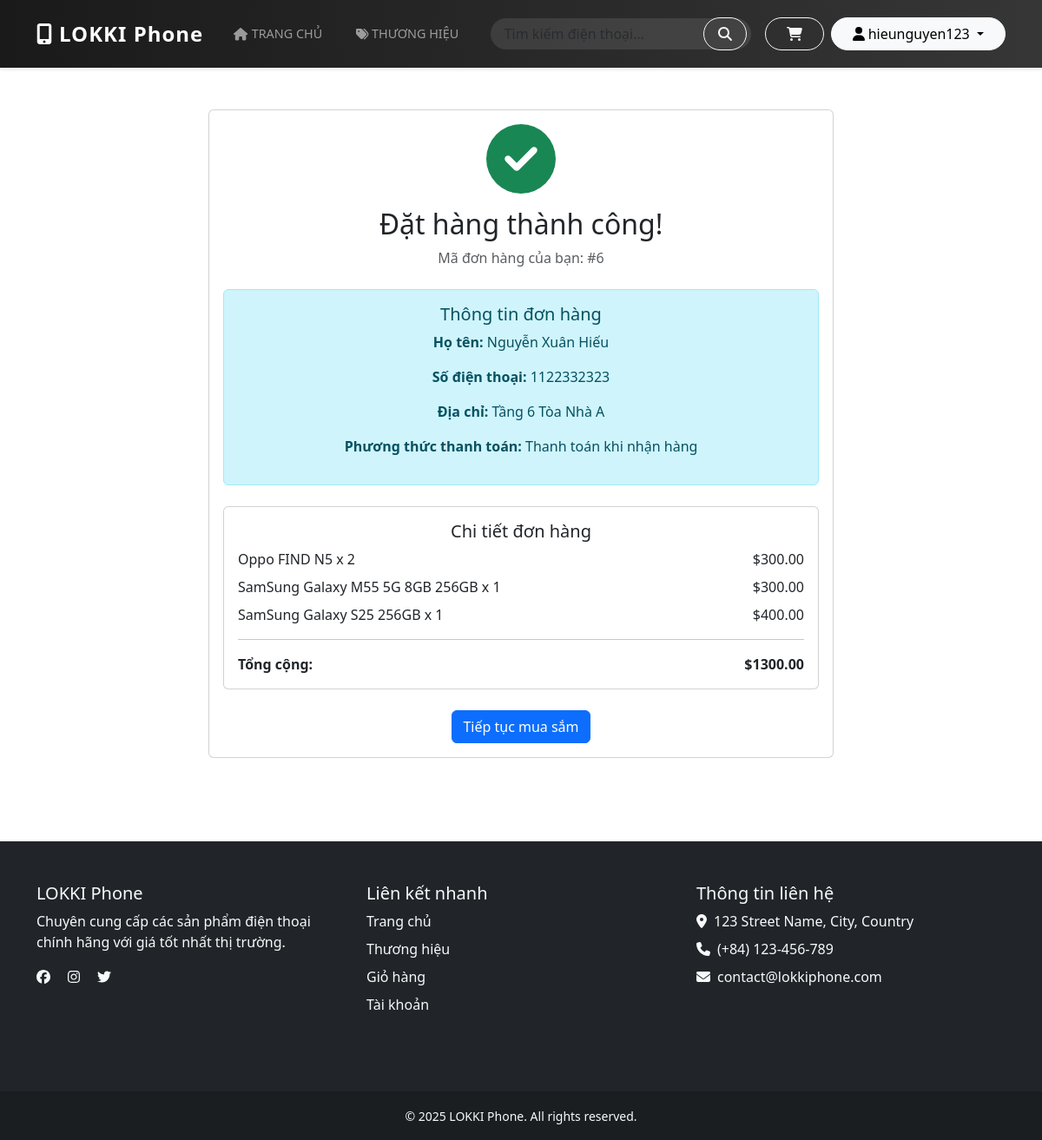
The app's page /order-complete/6/ (signed in) with its own data.
### store/models.py (models this page shows, shortened)
class Order(models.Model):
    STATUS_CHOICES = [
        ('pending', 'Đang chờ xử lý'),
        ('processing', 'Đang xử lý'),
        ('shipped', 'Đang giao hàng'),
        ('completed', 'Đã giao hàng'),
        ('cancelled', 'Đã hủy')
    ]
    PAYMENT_CHOICES = [
        ('cod', 'Thanh toán khi nhận hàng'),
        ('banking', 'Chuyển khoản ngân hàng'),
        ('momo', 'Ví MoMo'),
        ('vnpay', 'VNPay'),
    ]
    user = models.ForeignKey(User, on_delete=models.CASCADE)
    full_name = models.CharField(max_length=100)
    phone = models.CharField(max_length=15)
    address = models.TextField()
    order_note = models.TextField(blank=True, null=True)
    status = models.CharField(max_length=20, choices=STATUS_CHOICES, default='pending')
    payment_method = models.CharField(max_length=20, choices=PAYMENT_CHOICES)
    total = models.DecimalField(max_digits=10, decimal_places=2)
    created_at = models.DateTimeField(auto_now_add=True)
    class Meta:
        verbose_name = 'Đơn hàng'
        verbose_name_plural = 'Đơn hàng'
        ordering = ['-created_at']

class OrderItem(models.Model):
    order = models.ForeignKey(Order, on_delete=models.CASCADE)
    product = models.ForeignKey(Phone, on_delete=models.CASCADE)
    quantity = models.PositiveIntegerField()
    price = models.DecimalField(max_digits=10, decimal_places=2)

class Phone(models.Model):
    name = models.CharField(max_length=200)
    brand = models.ForeignKey(Brand, on_delete=models.CASCADE)
    description = models.TextField()
    price = models.DecimalField(max_digits=10, decimal_places=2)
    stock = models.PositiveIntegerField()
    available = models.BooleanField(default=True)
    image = models.ImageField(upload_to='phones/')
    created_at = models.DateTimeField(auto_now_add=True)

### store/views.py (the view)
# urls.py: path('order-complete/<int:order_id>/', views.order_complete, name='order_complete'),
@login_required
def order_complete(request, order_id):
    order = get_object_or_404(Order, id=order_id, user=request.user)
    return render(request, 'store/order_complete.html', {'order': order})

### store/templates/store/order_complete.html
{% extends 'store/base.html' %}
{% block content %}
<div class="container my-5">
    <div class="row justify-content-center">
        <div class="col-md-8">
            <div class="card">
                <div class="card-body text-center">
                    <i class="fas fa-check-circle text-success" style="font-size: 5rem;"></i>
                    <h2 class="mt-3">Đặt hàng thành công!</h2>
                    <p class="text-muted">Mã đơn hàng của bạn: #{{ order.id }}</p>
                    <div class="alert alert-info mt-4">
                        <h5>Thông tin đơn hàng</h5>
                        <p><strong>Họ tên:</strong> {{ order.full_name }}</p>
                        <p><strong>Số điện thoại:</strong> {{ order.phone }}</p>
                        <p><strong>Địa chỉ:</strong> {{ order.address }}</p>
                        <p><strong>Phương thức thanh toán:</strong> {{ order.get_payment_method_display }}</p>
                    </div>
                    <div class="card mt-4">
                        <div class="card-body">
                            <h5>Chi tiết đơn hàng</h5>
                            {% for item in order.orderitem_set.all %}
                            <div class="d-flex justify-content-between my-2">
                                <span>{{ item.product.name }} x {{ item.quantity }}</span>
                                <span>${{ item.price }}</span>
                            </div>
                            {% endfor %}
                            <hr>
                            <div class="d-flex justify-content-between">
                                <strong>Tổng cộng:</strong>
                                <strong>${{ order.total }}</strong>
                            </div>
                        </div>
                    </div>
                    <div class="mt-4">
                        <a href="{% url 'home' %}" class="btn btn-primary">Tiếp tục mua sắm</a>
                    </div>
                </div>
            </div>
        </div>
    </div>
</div>
{% endblock %}

### store/templates/store/base.html (shortened to what this page needs)
{% load static %}
<!DOCTYPE html>
<html lang="en">
<head>
    <link href="https://cdn.jsdelivr.net/npm/bootstrap@5.3.0/dist/css/bootstrap.min.css" rel="stylesheet">
    <link rel="stylesheet" href="https://cdnjs.cloudflare.com/ajax/libs/font-awesome/6.0.0/css/all.min.css">
</head>
<body>
    <div id="content">
        <nav class="navbar navbar-expand-lg navbar-dark bg-dark">
            <div class="container">
                <a class="navbar-brand" href="/">
                    <i class="fas fa-mobile-alt me-2"></i>LOKKI Phone
                </a>
                <div class="collapse navbar-collapse" id="navbarNav">
                    <ul class="navbar-nav me-auto mb-2 mb-lg-0">
                        <li class="nav-item">
                            <a class="nav-link {% if request.path == '/' %}active{% endif %}" href="{% url 'home' %}">
                                <i class="fas fa-home me-1"></i>Trang chủ
                            </a>
                        </li>
                        <li class="nav-item">
                            <a class="nav-link {% if 'brands' in request.path %}active{% endif %}" href="{% url 'brands' %}">
                                <i class="fas fa-tags me-1"></i>Thương hiệu
                            </a>
                        </li>
                    </ul>
                    <form class="search-form d-flex me-3" action="{% url 'search' %}" method="get">
                        <input class="form-control" type="search" name="q" placeholder="Tìm kiếm điện thoại..."
                               aria-label="Search">
                        <button class="btn btn-outline-light" type="submit">
                            <i class="fas fa-search"></i>
                        </button>
                    </form>
                    <div class="navbar-auth d-flex align-items-center">
                        {% if user.is_authenticated %}
                            <a href="{% url 'cart' %}" class="btn btn-outline-light me-2 cart-btn">
                                <i class="fas fa-shopping-cart"></i>
                            </a>
                            <div class="dropdown">
                                <button class="btn btn-light dropdown-toggle" type="button" id="userDropdown"
                                        data-bs-toggle="dropdown" aria-expanded="false">
                                    <i class="fas fa-user me-1"></i>{{ user.username }}
                                </button>
                            </div>
                        {% endif %}
                    </div>
                </div>
            </div>
        </nav>
        <div class="container mt-4" id="content">
            {% block content %}{% endblock %}
        </div>
    </div>
    <footer class="bg-dark text-light mt-5">
        <div class="container py-5">
            <div class="row">
                <div class="col-md-4 mb-4">
                    <h5>LOKKI Phone</h5>
                    <p>Chuyên cung cấp các sản phẩm điện thoại chính hãng với giá tốt nhất thị trường.</p>
                    <div class="social-links">
                        <a href="#" class="text-light me-3"><i class="fab fa-facebook"></i></a>
                        <a href="#" class="text-light me-3"><i class="fab fa-instagram"></i></a>
                        <a href="#" class="text-light"><i class="fab fa-twitter"></i></a>
                    </div>
                </div>
                <div class="col-md-4 mb-4">
                    <h5>Liên kết nhanh</h5>
                    <ul class="list-unstyled">
                        <li><a href="{% url 'home' %}" class="text-light text-decoration-none">Trang chủ</a></li>
                        <li><a href="{% url 'brands' %}" class="text-light text-decoration-none">Thương hiệu</a></li>
                        <li><a href="{% url 'cart' %}" class="text-light text-decoration-none">Giỏ hàng</a></li>
                        {% if user.is_authenticated %}
                            <li><a href="{% url 'profile' %}" class="text-light text-decoration-none">Tài khoản</a></li>
                        {% else %}
                            <li><a href="{% url 'login' %}" class="text-light text-decoration-none">Đăng nhập</a></li>
                        {% endif %}
                    </ul>
                </div>
                <div class="col-md-4 mb-4">
                    <h5>Thông tin liên hệ</h5>
                    <ul class="list-unstyled">
                        <li><i class="fas fa-map-marker-alt me-2"></i>123 Street Name, City, Country</li>
                        <li><i class="fas fa-phone me-2"></i>(+84) 123-456-789</li>
                        <li><i class="fas fa-envelope me-2"></i>contact@lokkiphone.com</li>
                    </ul>
                </div>
            </div>
        </div>
        <div class="bg-darker py-3">
            <div class="container text-center">
                <small>&copy; {% now "Y" %} LOKKI Phone. All rights reserved.</small>
            </div>
        </div>
    </footer>
</body>
</html>

### store/templates/store/base.html (style rules this page uses)
body { min-height: 100vh; display: flex; flex-direction: column; }
#content { flex: 1 0 auto; }
footer { flex-shrink: 0; }
.bg-darker { background-color: rgba(0, 0, 0, 0.2); }
footer ul li { margin-bottom: 0.5rem; }
.navbar { padding: 1rem 0; box-shadow: 0 2px 4px rgba(0,0,0,.1); background: linear-gradient(to right, #1a1a1a, #363636) !important; }
.navbar-brand { font-size: 1.5rem; font-weight: 700; letter-spacing: 1px; }
.nav-link { font-weight: 500; text-transform: uppercase; font-size: 0.9rem; padding: 0.5rem 1rem !important; margin: 0 0.2rem; transition: all 0.3s ease; }
.search-form { position: relative; width: 300px; }
.search-form .form-control { border-radius: 20px; padding-left: 1rem; padding-right: 3rem; background-color: rgba(255,255,255,0.1); border: none; color: white; }
.search-form .btn { position: absolute; right: 5px; top: 50%; transform: translateY(-50%); border-radius: 20px; padding: 0.375rem 1rem; }
.navbar-auth .btn { border-radius: 20px; padding: 0.375rem 1.5rem; transition: all 0.3s ease; }
.cart-btn { position: relative; }

### records on screen
Order: id "6", full_name "Nguyễn Xuân Hiếu", phone "1122332323", address "Tầng 6 Tòa Nhà A", payment_method "Thanh toán khi nhận hàng", total "1300.00"
OrderItem: product.name "Oppo FIND N5", quantity "2", price "300.00"
OrderItem: product.name "SamSung Galaxy M55 5G 8GB 256GB", quantity "1", price "300.00"
OrderItem: product.name "SamSung Galaxy S25 256GB", quantity "1", price "400.00"

### other values on screen
{{ user.username }} "hieunguyen123"
